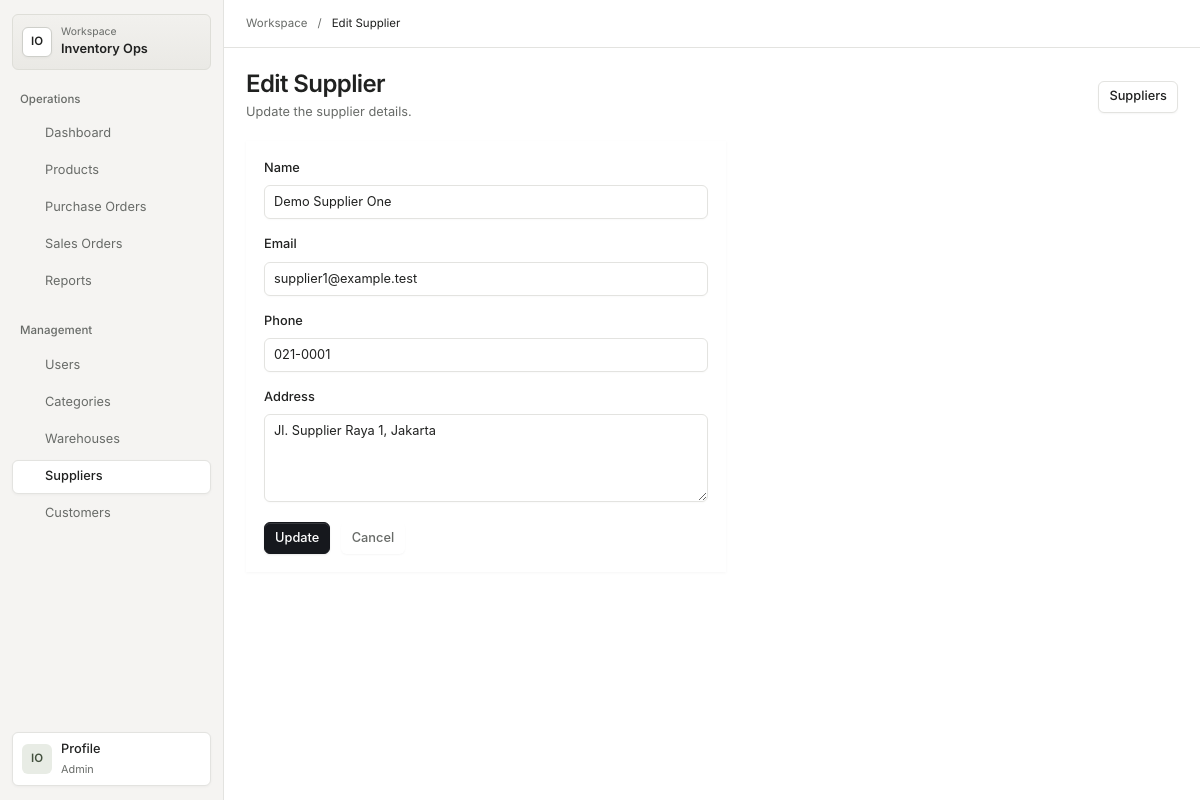
Page /suppliers/edit?id=1 (signed in) on the committed database.
### tables this page shows
CREATE TABLE IF NOT EXISTS suppliers (
    id INT UNSIGNED AUTO_INCREMENT PRIMARY KEY,
    name VARCHAR(120) NOT NULL,
    email VARCHAR(190) NOT NULL DEFAULT '',
    phone VARCHAR(40) NOT NULL DEFAULT '',
    address VARCHAR(255) NOT NULL DEFAULT '',
    is_active TINYINT(1) NOT NULL DEFAULT 1,
    created_at TIMESTAMP NOT NULL DEFAULT CURRENT_TIMESTAMP,
    updated_at TIMESTAMP NOT NULL DEFAULT CURRENT_TIMESTAMP ON UPDATE CURRENT_TIMESTAMP,
    UNIQUE KEY uq_suppliers_name (name),
    KEY idx_suppliers_active (is_active)
);

### app/Controller/SupplierController.php (called while the page is built, shortened)
<?php
final class SupplierController
{
    public function edit(Request $request): Response
    {
        $supplier = $this->repository->findById((int) ($request->query()['id'] ?? 0));
        return $this->render('suppliers/edit.php', ['supplier' => $supplier, 'error' => '']);
    }
    private function render(string $view, array $data = [], int $status = 200): Response
    {
        extract($data, EXTR_SKIP);
        require dirname(__DIR__, 2) . '/views/' . $view;
        $body = ob_get_clean();
        return Response::html(is_string($body) ? $body : '', $status);
    }
}

### app/Http/Router.php (called while the page is built, shortened)
<?php
final class Router
{
    private array $routes = [];
    public function dispatch(Request $request): Response
    {
        $key = $this->key($request->method(), $request->path());
        return ($this->routes[$key])($request);
    }
    private function add(string $method, string $path, callable $handler): void
    {
        $this->routes[$this->key($method, $path)] = $handler;
    }
    private function key(string $method, string $path): string
    {
        return strtoupper($method) . ' ' . $path;
    }
}

### public/index.php (called while the page is built, shortened)
<?php
$config = require dirname(__DIR__) . '/config/bootstrap.php';
$router = new Router();
$request = Request::fromGlobals();
$secureCookie = $config->string('SESSION_COOKIE_SECURE') === 'auto'
    ? ($config->string('APP_ENV') === 'production' ? true : null)
    : $config->bool('SESSION_COOKIE_SECURE');
$session = new NativeSessionManager(
    new \App\Security\SessionPolicy($config->int('SESSION_IDLE_SECONDS'), $config->int('SESSION_ABSOLUTE_SECONDS'), $config->int('SESSION_ROTATION_SECONDS')),
    $secureCookie,
    null,
    $config->string('SESSION_SAVE_PATH'),
);
$pdo = (new DatabaseFactory($config))->create();
$userRepository = new MySqlUserRepository($pdo);
$categoryRepository = new MySqlCategoryRepository($pdo);
$warehouseRepository = new MySqlWarehouseRepository($pdo);
$productRepository = new MySqlProductRepository($pdo);
$supplierRepository = new MySqlSupplierRepository($pdo);
$customerRepository = new MySqlCustomerRepository($pdo);
$purchaseOrderRepository = new MySqlPurchaseOrderRepository($pdo);
$salesOrderRepository = new MySqlSalesOrderRepository($pdo);
$stockRepository = new MySqlStockRepository($pdo);
$stockLedgerRepository = new MySqlStockLedgerRepository($pdo);
$auditLogRepository = new MySqlAuditLogRepository($pdo);
$loginAttemptRepository = new MySqlLoginAttemptRepository($pdo);
$operationalQueries = new MySqlOperationalQueryRepository($pdo);
$authGuard = new AuthGuard($session, $userRepository);
$auditLogger = new AuditLogger($auditLogRepository);
$authController = new AuthController(new AuthService($userRepository, $session, $auditLogger, new LoginRateLimiter($loginAttemptRepository)));
$transactions = new \App\Repository\MySql\MySqlTransactionManager($pdo);
$stockService = new StockService($stockRepository, $stockLedgerRepository, $auditLogRepository, new \App\Repository\MySql\MySqlStockCatalogRepository($pdo), $transactions);
$csvImports = new \App\Service\CsvImportService($transactions);
$userController = new UserController(new UserService($userRepository), $userRepository, $authGuard, $csvImports);
$masterDataAuthorization = new MasterDataAuthorizationService();
$categoryController = new CategoryController(
    new CategoryService($categoryRepository, $masterDataAuthorization),
    $categoryRepository,
    $authGuard,
    $csvImports,
);
$warehouseController = new WarehouseController(
    new WarehouseService($warehouseRepository, $masterDataAuthorization, $stockService),
    $warehouseRepository,
    $authGuard,
    $csvImports,
);
$productController = new ProductController(
    new ProductService($productRepository, $masterDataAuthorization, $stockService),
    $productRepository,
    $categoryRepository,
    $authGuard,
    $csvImports,
);
$supplierController = new SupplierController(
    new SupplierService($supplierRepository, $masterDataAuthorization),
    $supplierRepository,
    $authGuard,
    $csvImports,
);
$customerController = new CustomerController(
    new CustomerService($customerRepository, $masterDataAuthorization),
    $customerRepository,
    $authGuard,
    $csvImports,
);
$suppliersById = [];
$warehousesById = [];
$customersById = [];
$purchaseOrderController = new PurchaseOrderController(
    new PurchaseOrderService(
        $purchaseOrderRepository,
        $productRepository,
        $suppliersById,
        $warehousesById,
        $stockService,
    ),
    $purchaseOrderRepository,
    $productRepository,
    $suppliersById,
    $warehousesById,
    $authGuard,
);
$salesOrderController = new SalesOrderController(
    new SalesOrderService(
        $salesOrderRepository,
        $productRepository,
        $customersById,
        $warehousesById,
        $stockService,
    ),
    $salesOrderRepository,
    $productRepository,
    $customersById,
    $warehousesById,
    $authGuard,
);
$dashboardController = new DashboardController(new DashboardService($operationalQueries), $authGuard);
$reportController = new ReportController(new ReportService($operationalQueries), $authGuard);
$availabilityController = new ProductAvailabilityController(new ProductAvailabilityService($operationalQueries), $authGuard);
$router->get('/', [$dashboardController, 'index']);
$router->get('/dashboard', [$dashboardController, 'index']);
$router->get('/reports', [$reportController, 'index']);
$router->get('/reports/stock-ledger.csv', [$reportController, 'stockLedger']);
$router->get('/reports/orders.csv', [$reportController, 'orders']);
$router->get('/api/products/{sku}/availability', [$availabilityController, 'show']);
$router->get('/login', [$authController, 'showLogin']);
$router->post('/login', [$authController, 'login']);
$router->post('/logout', [$authController, 'logout']);
$router->get('/users', [$userController, 'index']);
$router->get('/users/create', [$userController, 'create']);
$router->post('/users', [$userController, 'store']);
$router->post('/users/import', [$userController, 'import']);
$router->get('/users/edit', [$userController, 'edit']);
$router->post('/users/update', [$userController, 'update']);
$router->post('/users/activate', [$userController, 'activate']);
$router->post('/users/deactivate', [$userController, 'deactivate']);
$router->get('/categories', [$categoryController, 'index']);
$router->get('/categories/create', [$categoryController, 'create']);
$router->post('/categories', [$categoryController, 'store']);
$router->post('/categories/import', [$categoryController, 'import']);
$router->get('/categories/edit', [$categoryController, 'edit']);
$router->post('/categories/update', [$categoryController, 'update']);
$router->post('/categories/activate', [$categoryController, 'activate']);
$router->post('/categories/deactivate', [$categoryController, 'deactivate']);
$router->get('/warehouses', [$warehouseController, 'index']);
$router->get('/warehouses/create', [$warehouseController, 'create']);
$router->post('/warehouses', [$warehouseController, 'store']);
$router->post('/warehouses/import', [$warehouseController, 'import']);
$router->get('/warehouses/edit', [$warehouseController, 'edit']);
$router->post('/warehouses/update', [$warehouseController, 'update']);
$router->post('/warehouses/activate', [$warehouseController, 'activate']);
$router->post('/warehouses/deactivate', [$warehouseController, 'deactivate']);
$router->get('/products', [$productController, 'index']);
$router->get('/products/create', [$productController, 'create']);
$router->post('/products', [$productController, 'store']);
$router->post('/products/import', [$productController, 'import']);
$router->get('/products/show', [$productController, 'show']);
$router->get('/products/edit', [$productController, 'edit']);
$router->post('/products/update', [$productController, 'update']);
$router->post('/products/activate', [$productController, 'activate']);
$router->post('/products/deactivate', [$productController, 'deactivate']);
$router->get('/purchase-orders', [$purchaseOrderController, 'index']);
$router->get('/purchase-orders/show', [$purchaseOrderController, 'show']);
$router->get('/purchase-orders/create', [$purchaseOrderController, 'create']);
$router->post('/purchase-orders', [$purchaseOrderController, 'store']);
$router->post('/purchase-orders/order', [$purchaseOrderController, 'order']);
$router->post('/purchase-orders/receive', [$purchaseOrderController, 'receive']);
$router->post('/purchase-orders/cancel', [$purchaseOrderController, 'cancel']);
$router->get('/sales-orders', [$salesOrderController, 'index']);
$router->get('/sales-orders/show', [$salesOrderController, 'show']);
$router->get('/sales-orders/create', [$salesOrderController, 'create']);
$router->post('/sales-orders', [$salesOrderController, 'store']);
$router->post('/sales-orders/submit', [$salesOrderController, 'submit']);
$router->post('/sales-orders/approve', [$salesOrderController, 'approve']);
$router->post('/sales-orders/cancel', [$salesOrderController, 'cancel']);
$router->post('/sales-orders/issue', [$salesOrderController, 'issue']);
$router->get('/suppliers', [$supplierController, 'index']);
$router->get('/suppliers/create', [$supplierController, 'create']);
$router->post('/suppliers', [$supplierController, 'store']);
$router->post('/suppliers/import', [$supplierController, 'import']);
$router->get('/suppliers/edit', [$supplierController, 'edit']);
$router->post('/suppliers/update', [$supplierController, 'update']);
$router->post('/suppliers/activate', [$supplierController, 'activate']);
$router->post('/suppliers/deactivate', [$supplierController, 'deactivate']);
$router->get('/customers', [$customerController, 'index']);
$router->get('/customers/create', [$customerController, 'create']);
$router->post('/customers', [$customerController, 'store']);
$router->post('/customers/import', [$customerController, 'import']);
$router->get('/customers/edit', [$customerController, 'edit']);
$router->post('/customers/update', [$customerController, 'update']);
$router->post('/customers/activate', [$customerController, 'activate']);
$router->post('/customers/deactivate', [$customerController, 'deactivate']);
try {
    $response = $router->dispatch($request);
} catch (HttpException $exception) {
    $response = str_starts_with($request->path(), '/api/')
        ? ErrorResponder::api($exception->statusCode() === 401 ? 'Authentication required' : $exception->getMessage(), $exception->statusCode())
        : ($exception->statusCode() === 401 && ($request->server()['HTTP_X_REQUESTED_WITH'] ?? '') !== 'fetch'
            ? new Response('', 302, ['Location' => '/login'])
            : ErrorResponder::browser($exception, $config->bool('APP_DEBUG')));
} catch (Throwable $throwable) {
    $status = method_exists($throwable, 'statusCode') && is_int($throwable->statusCode()) ? $throwable->statusCode() : 500;
    $response = str_starts_with($request->path(), '/api/')
        ? ErrorResponder::api($status === 500 ? 'Unexpected server error.' : $throwable->getMessage(), $status)
        : ErrorResponder::browser($throwable, $config->bool('APP_DEBUG'));
}

### app/Http/Request.php (called while the page is built, shortened)
<?php
final class Request
{
    public function query(): array
    {
        return $this->query;
    }
}

### app/Repository/MySql/MySqlSupplierRepository.php (called while the page is built, shortened)
<?php
final class MySqlSupplierRepository implements SupplierRepositoryInterface
{
    public function findById(int $id): ?Supplier
    {
        $statement = $this->pdo->prepare('SELECT id, name, email, phone, address, is_active FROM suppliers WHERE id = :id');
        $statement->execute(['id' => $id]);
        $row = $statement->fetch(PDO::FETCH_ASSOC);
        return is_array($row) ? $this->hydrate($row) : null;
    }
    private function hydrate(array $row): Supplier
    {
        return new Supplier((int) $row['id'], (string) $row['name'], (string) $row['email'], (string) $row['phone'], (string) $row['address'], (bool) $row['is_active']);
    }
}

### app/Entity/Supplier.php (called while the page is built, shortened)
<?php
final class Supplier
{
    public function name(): string { return $this->name; }
    public function email(): string { return $this->email; }
    public function phone(): string { return $this->phone; }
    public function address(): string { return $this->address; }
}

### app/Support/FormState.php (called while the page is built, shortened)
<?php
final class FormState
{
    public function value(string $name, mixed $fallback = ''): string
    {
        $value = array_key_exists($name, $this->input) ? $this->input[$name] : $fallback;
        return is_string($value) || is_int($value) || is_float($value) ? (string) $value : '';
    }
}

### views/suppliers/edit.php (the view, shortened to what this page needs)
<!doctype html>
<html lang="en">
<head>
    <link rel="stylesheet" href="/assets/css/app.css">
</head>
<body>
    <?php $formState = new \App\Support\FormState($old ?? []); ?>
    <?php $workspaceTitle = 'Edit Supplier'; require dirname(__DIR__) . '/partials/workspace-start.php'; ?>
    <main class="page" id="main-content">
        <header class="page-header"><div><p class="app-title">Inventory Operations</p><h1>Edit Supplier</h1><p class="page-subtitle">Update the supplier details.</p></div><nav class="toolbar"><a href="/suppliers">Suppliers</a></nav></header>
        <?php if ($supplier !== null): ?>
            <form method="post" action="/suppliers/update" class="form">
                <label class="field"><span class="field-label">Name</span><input name="name" required value="<?= htmlspecialchars($formState->value('name', $supplier->name()), ENT_QUOTES | ENT_SUBSTITUTE, 'UTF-8') ?>"></label>
                <label class="field"><span class="field-label">Email</span><input name="email" type="email" value="<?= htmlspecialchars($formState->value('email', $supplier->email()), ENT_QUOTES | ENT_SUBSTITUTE, 'UTF-8') ?>"></label>
                <label class="field"><span class="field-label">Phone</span><input name="phone" value="<?= htmlspecialchars($formState->value('phone', $supplier->phone()), ENT_QUOTES | ENT_SUBSTITUTE, 'UTF-8') ?>"></label>
                <label class="field"><span class="field-label">Address</span><textarea name="address" rows="3"><?= htmlspecialchars($formState->value('address', $supplier->address()), ENT_QUOTES | ENT_SUBSTITUTE, 'UTF-8') ?></textarea></label>
                <div class="form-actions"><button type="submit">Update</button><button type="button" class="button button-quiet" data-cancel-href="/suppliers">Cancel</button></div>
            </form>
        <?php endif; ?>
    </main>
    <?php require dirname(__DIR__) . '/partials/workspace-end.php'; ?>
</body>
</html>

### rows in the picture
suppliers: name "Demo Supplier One", email "supplier1@example.test", phone "021-0001", address "Jl. Supplier Raya 1, Jakarta"

### other values in the picture
$workspaceGroup "Operations"
$workspaceLabel "Dashboard"
$workspaceLabel "Products"
$workspaceLabel "Purchase Orders"
$workspaceLabel "Sales Orders"
$workspaceLabel "Reports"
$workspaceGroup "Management"
$workspaceLabel "Users"
$workspaceLabel "Categories"
$workspaceLabel "Warehouses"
$workspaceLabel "Suppliers"
$workspaceLabel "Customers"
$workspaceTitle "Edit Supplier"
